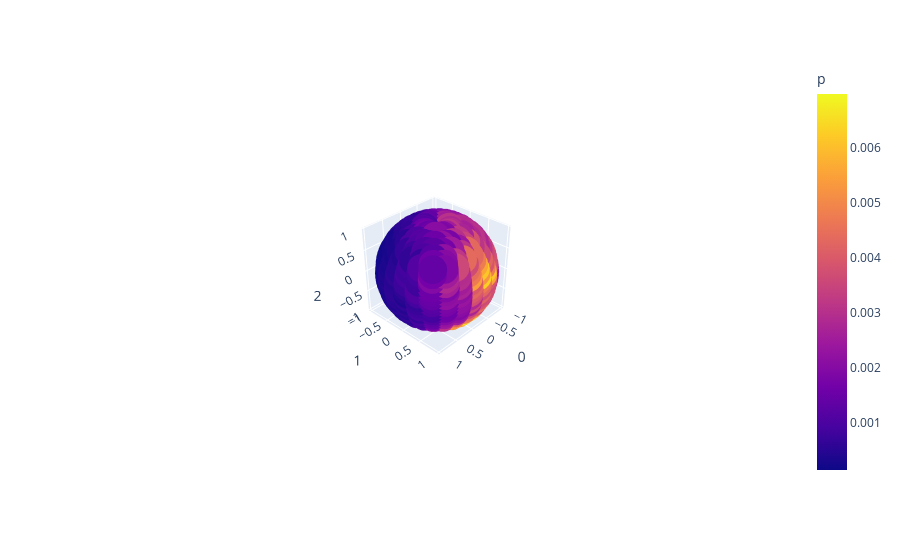

Source (notebook cell):
### Code cell
df=pd.DataFrame(angle_bin_vector[0])
df['p']=pd.Series(pred_mod[0].tolist())
df['s']=4

fig = px.scatter_3d(df, x=0, y=1, z=2,color="p")
fig.update_traces(marker_size=10)
fig.show()

### Figure 1 — Plotly figure (JSON) as saved in the notebook; plotly's stock layout.template omitted (floating-point values rounded to 4 significant figures; data arrays with more than 128 entries replaced by an {"elided": "..."} marker saying what was removed)
{"data": [{"hovertemplate": "0=%{x}<br>1=%{y}<br>2=%{z}<br>p=%{marker.color}<extra></extra>", "legendgroup": "", "marker": {"color": {"elided": "576 float values"}, "coloraxis": "coloraxis", "symbol": "circle", "size": 10}, "mode": "markers", "name": "", "scene": "scene", "showlegend": false, "x": {"elided": "576 float values"}, "y": {"elided": "576 float values"}, "z": {"elided": "576 float values"}, "type": "scatter3d"}], "layout": {"scene": {"domain": {"x": [0, 1], "y": [0, 1]}, "xaxis": {"title": {"text": "0"}, "type": "linear"}, "yaxis": {"title": {"text": "1"}, "type": "linear"}, "zaxis": {"title": {"text": "2"}, "type": "linear"}, "aspectratio": {"x": 1.01, "y": 1.01, "z": 0.9802}, "aspectmode": "auto", "camera": {"up": {"x": 0, "y": 0, "z": 1}, "center": {"x": 0, "y": 0, "z": 0}, "eye": {"x": 3.159, "y": 2.955, "z": 2.737}, "projection": {"type": "perspective"}}}, "coloraxis": {"colorbar": {"title": {"text": "p"}}, "colorscale": [[0, "#0d0887"], [0.1111, "#46039f"], [0.2222, "#7201a8"], [0.3333, "#9c179e"], [0.4444, "#bd3786"], [0.5556, "#d8576b"], [0.6667, "#ed7953"], [0.7778, "#fb9f3a"], [0.8889, "#fdca26"], [1, "#f0f921"]]}, "legend": {"tracegroupgap": 0}, "margin": {"t": 60}, "autosize": true}}
